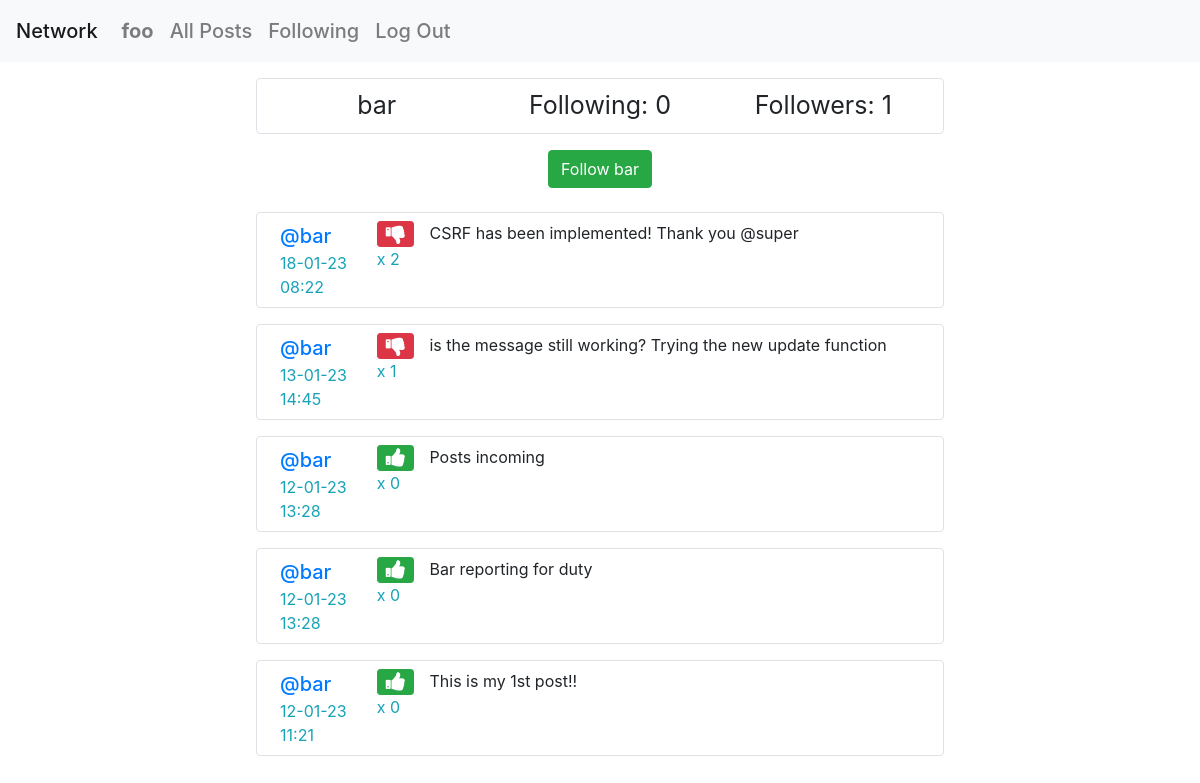
Screenshot of /user/3 (signed in) with the database file from the repository.
### network/models.py (models this page shows, shortened)
class User(AbstractUser):
    pass
    def __str__(self):
        return self.username

class Post(models.Model):
    owner = models.ForeignKey(User, on_delete=models.CASCADE)
    content = models.TextField(max_length=500, validators=[MinLengthValidator(1)])
    creation = models.DateTimeField(auto_now_add=True)
    likes = models.IntegerField(default=0)

### network/views.py (the view)
# urls.py: path("user/<int:id>", views.view_profile, name="user"),
@login_required
def view_profile(request, id):
    user_profile = User.objects.get(pk=id)
    my_profile = False
    is_following = False
    if request.user == user_profile:
        my_profile = True
    else:
        try:
            Follow.objects.get(user=user_profile, follower=request.user)
            is_following=True
        except:
            ObjectDoesNotExist
    p = Paginator(Post.objects.filter(owner__pk=id).order_by("creation").reverse(), 10)
    try:
        p_likes = Post.objects.filter(pk__in=Like.objects.filter(user=request.user).values_list('post'))
    except:
        ObjectDoesNotExist
        p_likes = []
    p_number = request.GET.get("p_number")
    p_posts = p.get_page(p_number)
    return render(request, "network/profile.html", {
        'p_posts': p_posts,
        'p_likes': p_likes,
        'followers': Follow.objects.filter(user=user_profile).count(),
        'following': Follow.objects.filter(follower=user_profile).count(),
        'my_profile': my_profile,
        'is_following': is_following,
        'user_profile': user_profile
        })

### network/templates/network/profile.html (shortened to what this page needs)
{% extends "network/layout.html" %}
{% load static %}
{% block body %}
    <div id="follow_status">
        <div class="row border border-2 rounded p-2 m-3">
            <div class="col">{{ user_profile }}</div>
            <div class="col">Following: {{ following }}</div>
            <div class="col">Followers: {{ followers }}</div>
        </div>
    </div>
    {% if not my_profile %}
        <div id="follow_form">
            <form method="POST" action="{% url 'un_or_follow' profile=user_profile %}">
                {% if is_following %}
                    <input class="btn btn-danger mb-2" type="submit" value="Unfollow {{ user_profile }}">
                {% else %}
                    <input class="btn btn-success mb-2" type="submit" value="Follow {{ user_profile }}">
                {% endif %}
            </form>
        </div>
    {% endif %}
    <div id="posts">
        {% for post in p_posts %}
            <div class="row border border-2 rounded p-2 m-3">
                <div class="col-2 user_name"><a href="{% url 'user' id=post.owner.id %}" class="text-decoration-none">@{{ post.owner }}</a>
                    <div class="text-info">{{ post.creation|date:"d-m-y H:i" }}</div>
                </div>
                <div class="col1">
                    {% if not my_profile %}
                        {% if post in p_likes %}
                        <button class="btn btn-danger btn-sm fa fa-lg fa-thumbs-down" id="like{{ post.id }}" onclick="un_or_like({{ post.id }})"></button>
                        {% else %}
                        <button class="btn btn-success btn-sm fa fa-lg fa-thumbs-up" id="like{{ post.id }}" onclick="un_or_like({{ post.id }})"></button>
                        {% endif %}
                    {% endif %}
                    <div class="text-info" id="likes{{ post.id }}">x {{ post.likes }}</div>
                </div>
                <div class="col contentpost">
                    <div id="post{{ post.id }}">{{ post.content }}</div>
                </div>
            </div>
        {% endfor %}
    </div>
{% endblock %}

### network/templates/network/layout.html (shortened to what this page needs)
{% load static %}
<!DOCTYPE html>
<html lang="en">
    <head>
        <link rel="stylesheet" href="https://stackpath.bootstrapcdn.com/bootstrap/4.4.1/css/bootstrap.min.css">
        <link rel="stylesheet" href="https://cdnjs.cloudflare.com/ajax/libs/font-awesome/4.7.0/css/font-awesome.min.css">
        <link href="{% static 'network/styles.css' %}" rel="stylesheet">
    </head>
    <body>
        <nav class="navbar navbar-expand-lg navbar-light bg-light">
            <a class="navbar-brand" href="{% url 'index' %}">Network</a>
            <div>
              <ul class="navbar-nav mr-auto">
                {% if user.is_authenticated %}
                    <li class="nav-item">
                        <a class="nav-link" href="{% url 'user' id=user.id %}"><strong>{{ user.username }}</strong></a>
                    </li>
                {% endif %}
                <li class="nav-item">
                  <a class="nav-link" href="{% url 'index' %}">All Posts</a>
                </li>
                {% if user.is_authenticated %}
                    <li class="nav-item">
                        <a class="nav-link" href="{% url 'following' %}">Following</a>
                    </li>
                    <li class="nav-item">
                        <a class="nav-link" href="{% url 'logout' %}">Log Out</a>
                    </li>
                {% endif %}
              </ul>
            </div>
          </nav>
        <div class="body">
            {% block body %}
            {% endblock %}
        </div>
    </body>
</html>

### network/static/network/styles.css (style rules this page uses)
#new-post, #follow_form { max-width: 60%; margin: auto; text-align: center; }
#posts { max-width: 60%; margin: auto; }
#follow_status { margin: auto; text-align: center; font-size: 25px; max-width: 60%; }
a { font-size: large; font-weight: 500; font-size: 20px; }

### rows the page displays
User: username "foo"
User: username "bar", username "Follow bar"
Post: owner "bar", creation "18-01-23 08:22", likes "2", content "CSRF has been implemented! Thank you @super"
Post: owner "bar", creation "13-01-23 14:45", likes "1", content "is the message still working? Trying the new update function"
Post: owner "bar", creation "12-01-23 13:28", likes "0", content "Posts incoming"
Post: owner "bar", creation "12-01-23 13:28", likes "0", content "Bar reporting for duty"
Post: owner "bar", creation "12-01-23 11:21", likes "0", content "This is my 1st post!!"

### other values shown
{{ following }} "0"
{{ followers }} "1"
